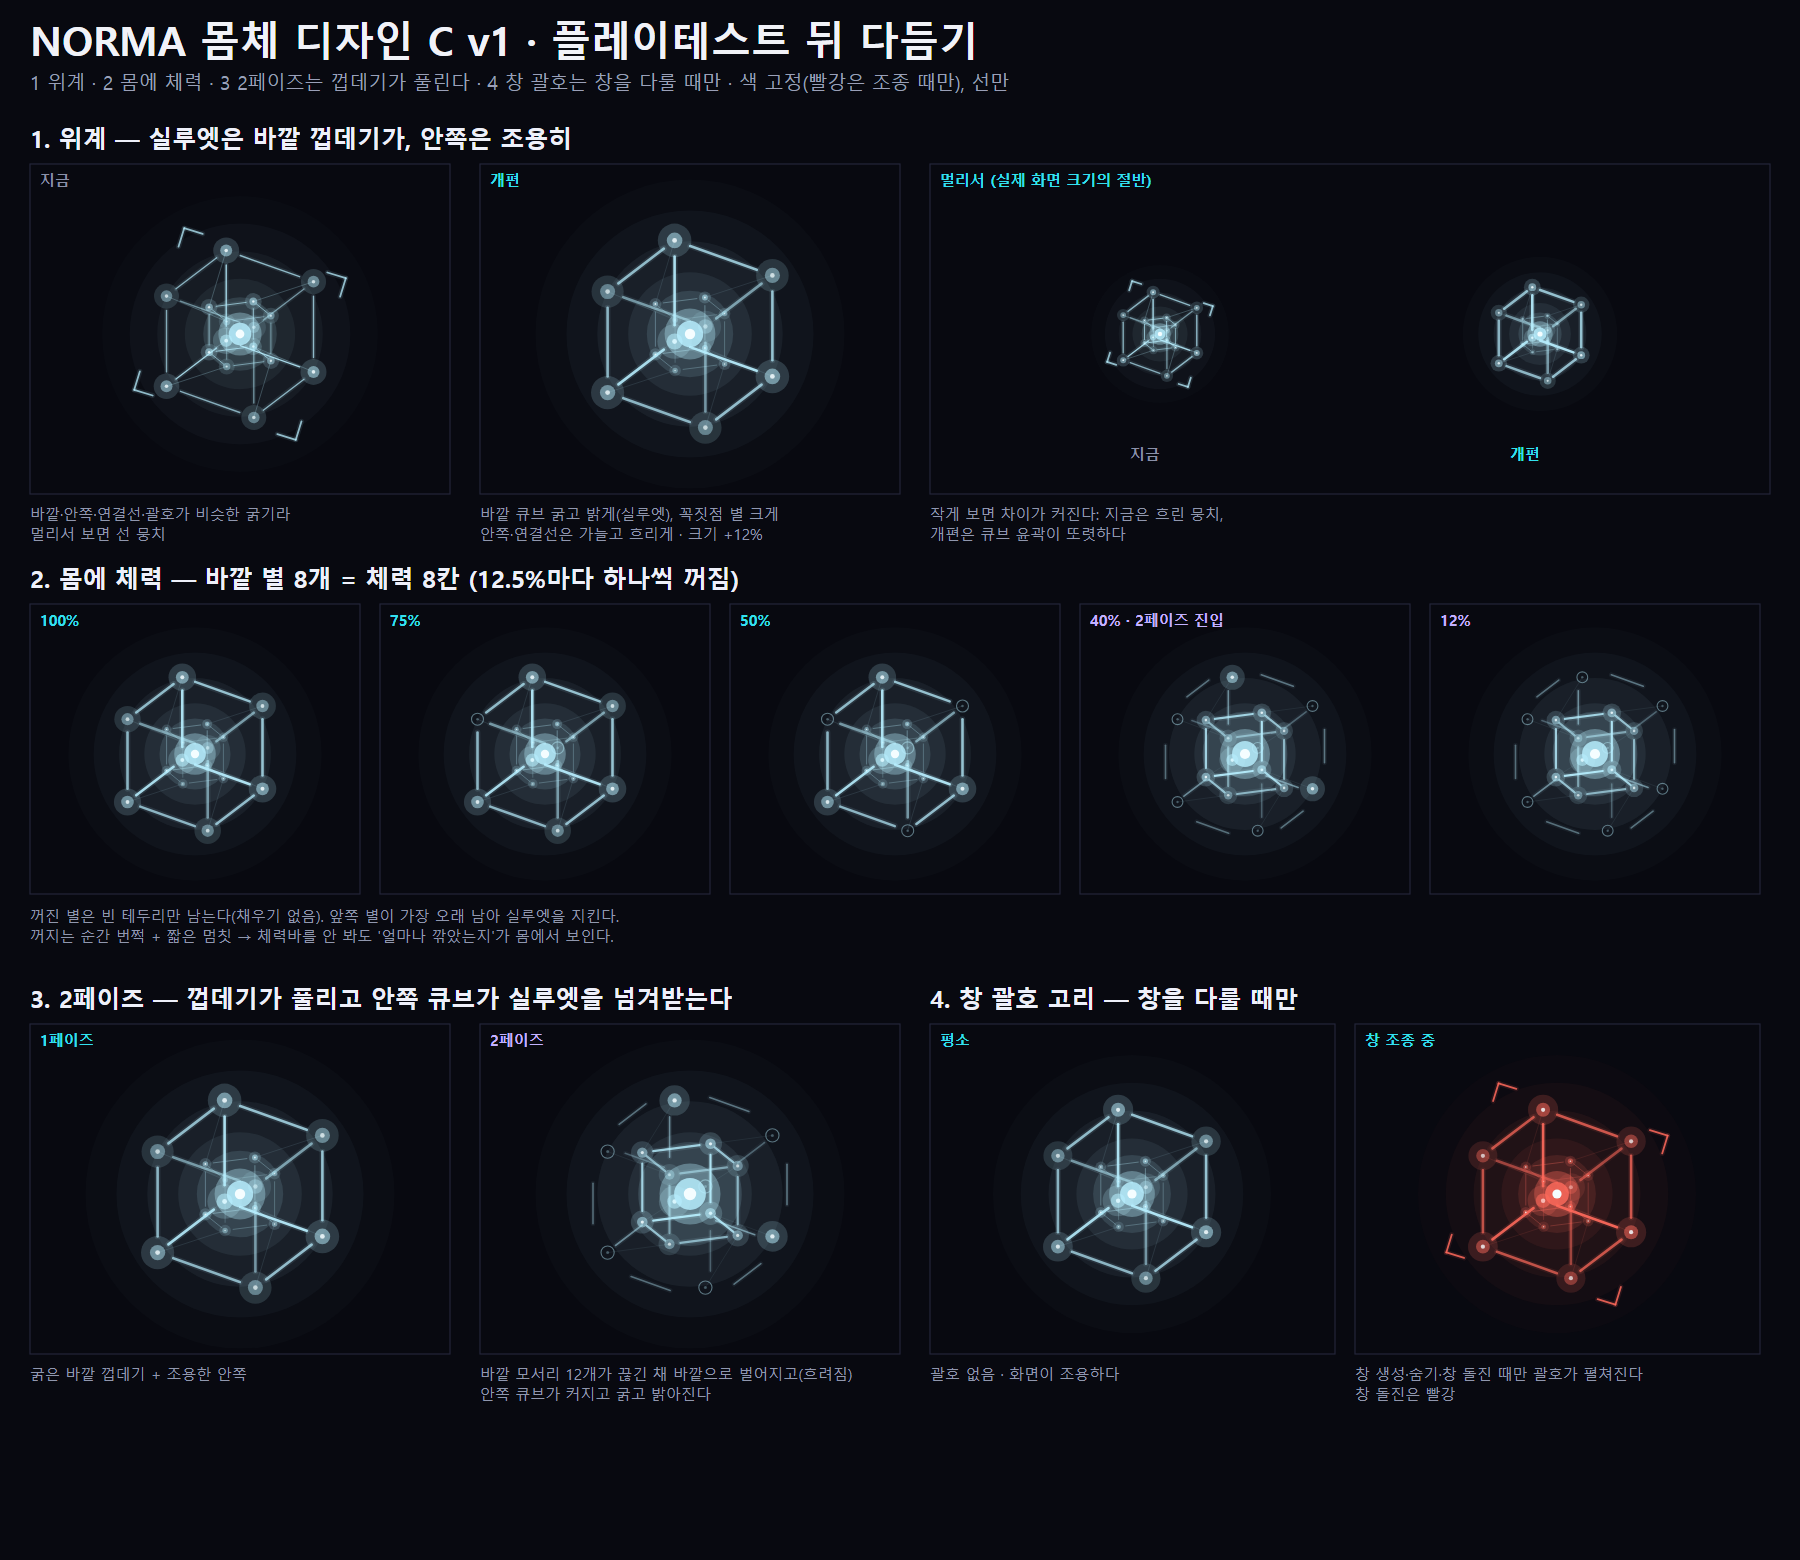

The script that saved this image:
"""NORMA body design C v1 (SVG): the tesseract after the playtest.

1 hierarchy (bold outer shell, quiet inner cube), 2 the eight outer stars as
health, 3 a phase 2 whose shell comes apart, 4 the pane-bracket ring only
while the boss handles panes. Drawn the way the mobs are drawn: thin lines
over a faint glow, edges split short of their stars, glow nodes and a core.
Lines only for faces; no dashed lines, plates or thorn spikes.
Usage: python Norma_Body_Design_C_v1.py <out_dir>
"""
import math, sys, os

OUT = sys.argv[1]
ICE = "#b8efff"
WHITE = "#f4fdff"
RED = "#ff6a5c"
BLUE = "#8fa2ff"

STYLE = """
.bg{fill:#080910}
.frame{fill:none;stroke:#23263a;stroke-width:1.2}
.t1{font:700 40px 'Malgun Gothic','Noto Sans CJK KR',sans-serif;fill:#f1f2f8}
.t2{font:19px 'Malgun Gothic','Noto Sans CJK KR',sans-serif;fill:#9aa0b8}
.h{font:700 24px 'Malgun Gothic','Noto Sans CJK KR',sans-serif;fill:#eef0fa}
.s{font:15px 'Malgun Gothic','Noto Sans CJK KR',sans-serif;fill:#9097ae}
.tag{font:700 15px 'Malgun Gothic','Noto Sans CJK KR',sans-serif;fill:#34e0f0}
.tagg{font:700 15px 'Malgun Gothic','Noto Sans CJK KR',sans-serif;fill:#8a90a8}
.tagv{font:700 15px 'Malgun Gothic','Noto Sans CJK KR',sans-serif;fill:#c3b2ff}
"""


class Svg:
    def __init__(self, w, h, title):
        self.w, self.h, self.title, self.o = w, h, title, []

    def seg(self, x1, y1, x2, y2, col, a=0.9, w=1.4, glow=True):
        if glow:
            self.o.append(f'<path d="M{x1:.1f} {y1:.1f} {x2:.1f} {y2:.1f}" stroke="{col}" stroke-opacity="{a * 0.14:.3f}" '
                          f'stroke-width="{w + 3.2:.1f}" stroke-linecap="round" fill="none"/>')
        self.o.append(f'<path d="M{x1:.1f} {y1:.1f} {x2:.1f} {y2:.1f}" stroke="{col}" stroke-opacity="{a:.3f}" '
                      f'stroke-width="{w:.1f}" stroke-linecap="round" fill="none"/>')

    def dot(self, x, y, r, col, a):
        self.o.append(f'<circle cx="{x:.1f}" cy="{y:.1f}" r="{r:.1f}" fill="{col}" fill-opacity="{a:.3f}"/>')

    def ring(self, x, y, r, col, a, w=1.2):
        self.o.append(f'<circle cx="{x:.1f}" cy="{y:.1f}" r="{r:.1f}" fill="none" stroke="{col}" '
                      f'stroke-opacity="{a:.3f}" stroke-width="{w:.1f}"/>')

    def node(self, x, y, r, col, a=1.0):
        self.dot(x, y, r * 1.55, col, a * 0.20)
        self.dot(x, y, r * 0.72, col, a * 0.58)
        self.dot(x, y, r * 0.22, WHITE, a * 0.95)

    def dark_node(self, x, y, r, col):
        """A spent star: just its outline and a faint point."""
        self.ring(x, y, r * 0.72, col, 0.45, 1.1)
        self.dot(x, y, r * 0.16, col, 0.30)

    def core(self, x, y, s, col, a=1.0):
        self.dot(x, y, s * 2.35, col, a * 0.12)
        self.dot(x, y, s * 1.38, col, a * 0.34)
        self.dot(x, y, s * 0.72, col, a * 0.82)
        self.dot(x, y, s * 0.28, WHITE, a)

    def field(self, x, y, r, col, a):
        for k, f in enumerate((1.0, 0.8, 0.6, 0.4)):
            self.dot(x, y, r * f, col, a * (0.25 + 0.25 * k))

    def rect(self, x, y, w, h):
        self.o.append(f'<rect class="frame" x="{x:.1f}" y="{y:.1f}" width="{w:.1f}" height="{h:.1f}"/>')

    def text(self, cls, x, y, s):
        s = s.replace("&", "&amp;").replace("<", "&lt;")
        self.o.append(f'<text class="{cls}" x="{x:.1f}" y="{y:.1f}">{s}</text>')

    def lines(self, cls, x, y, rows, gap=20):
        for i, r in enumerate(rows):
            self.text(cls, x, y + i * gap, r)

    def save(self, name):
        svg = (f'<svg xmlns="http://www.w3.org/2000/svg" viewBox="0 0 {self.w} {self.h}" '
               f'width="{self.w}" height="{self.h}"><title>{self.title}</title>'
               f'<defs><style>{STYLE}</style></defs>'
               f'<rect class="bg" width="{self.w}" height="{self.h}"/>\n' + "\n".join(self.o) + "\n</svg>")
        with open(os.path.join(OUT, name), "w", encoding="utf-8") as f:
            f.write(svg)


CUBE = [(-1, -1, -1), (1, -1, -1), (1, 1, -1), (-1, 1, -1), (-1, -1, 1), (1, -1, 1), (1, 1, 1), (-1, 1, 1)]
EDGES = [(0, 1), (1, 2), (2, 3), (3, 0), (4, 5), (5, 6), (6, 7), (7, 4), (0, 4), (1, 5), (2, 6), (3, 7)]


def project(x, y, r, yaw, pitch):
    out = []
    for px, py, pz in CUBE:
        c, s = math.cos(yaw), math.sin(yaw)
        x1, z1 = px * c + pz * s, -px * s + pz * c
        c, s = math.cos(pitch), math.sin(pitch)
        y2, z2 = py * c - z1 * s, py * s + z1 * c
        out.append((x + x1 * r, y + y2 * r, z2 / 1.732))
    return out


def edges(S, pts, col, alpha, w, gap=0.16, spread=0.0, cx=0.0, cy=0.0, glow=True):
    for i, j in EDGES:
        a, b = pts[i], pts[j]
        front = 0.5 + 0.25 * (a[2] + b[2])
        al = alpha * (0.45 + 0.55 * front)
        ax, ay = a[0] + (b[0] - a[0]) * gap, a[1] + (b[1] - a[1]) * gap
        bx, by = b[0] + (a[0] - b[0]) * gap, b[1] + (a[1] - b[1]) * gap
        if spread:
            mx, my = (ax + bx) / 2 - cx, (ay + by) / 2 - cy
            ln = max(1.0, math.hypot(mx, my))
            ax += mx / ln * spread; bx += mx / ln * spread
            ay += my / ln * spread; by += my / ln * spread
        S.seg(ax, ay, bx, by, col, al, w, glow)


def stars(S, pts, r, col, lit=8):
    order = sorted(range(8), key=lambda i: -pts[i][2])   # front stars stay lit longest
    keep = set(order[:lit])
    for i in sorted(range(8), key=lambda i: pts[i][2]):
        px, py, pz = pts[i]
        k = 0.6 + 0.4 * (pz + 1) / 2
        if i in keep:
            S.node(px, py, r * (0.85 + 0.25 * k), col, k)
        else:
            S.dark_node(px, py, r, col)


def brackets(S, x, y, r, phase, col, a, arm):
    for k in range(4):
        ang = phase + math.pi / 4 + k * math.pi / 2
        bx, by = x + math.cos(ang) * r, y + math.sin(ang) * r
        for da in (0.75 * math.pi, -0.75 * math.pi):
            S.seg(bx, by, bx + math.cos(ang + da) * arm, by + math.sin(ang + da) * arm, col, a, 1.8)


def norma_now(S, x, y, base):
    """The tesseract as it is in game now."""
    S.field(x, y, base * 3.0, ICE, 0.06)
    out = project(x, y, base * 1.15, 0.6, 0.55)
    inn = project(x, y, base * 1.15 * 0.45, -0.38, 0.33)
    for a, b in zip(out, inn):
        S.seg(a[0], a[1], b[0], b[1], ICE, 0.28, 0.9, False)
    edges(S, inn, ICE, 0.8, 1.0)
    edges(S, out, ICE, 0.95, 1.4)
    stars(S, inn, base * 0.11, ICE)
    stars(S, out, base * 0.17, ICE)
    S.core(x, y, base * 0.34, ICE)
    brackets(S, x, y, base * 2.6, 0.3, ICE, 0.75, base * 0.42)


def norma_new(S, x, y, base, lit=8, phase2=False, ring=False, red=False, yaw=0.6, pitch=0.55):
    """Design C: bold shell, quiet inner cube, health stars."""
    col = RED if red else ICE
    s = 1.12   # a little bigger
    S.field(x, y, base * 3.0 * s, col, 0.07)
    out = project(x, y, base * 1.15 * s, yaw, pitch)
    inn = project(x, y, base * 1.15 * s * (0.62 if phase2 else 0.45), -yaw * 1.3 + 0.4, pitch * 0.6)
    for a, b in zip(out, inn):
        S.seg(a[0], a[1], b[0], b[1], col, 0.16 if not phase2 else 0.10, 0.7, False)
    if phase2:
        # The inner cube takes over: bright and bold; the shell comes apart.
        edges(S, inn, col, 1.0, 2.2)
        edges(S, out, col, 0.55, 1.6, gap=0.30, spread=base * 0.32, cx=x, cy=y)
        stars(S, inn, base * 0.15, col)
        stars(S, out, base * 0.20, col, lit)
    else:
        edges(S, inn, col, 0.45, 0.9, glow=False)
        edges(S, out, col, 1.0, 2.6)
        stars(S, inn, base * 0.08, col)
        stars(S, out, base * 0.22, col, lit)
    S.core(x, y, base * (0.40 if not phase2 else 0.48), col)
    if ring:
        brackets(S, x, y, base * 2.7 * s, 0.3, col, 0.85, base * 0.45)


def board():
    W, H = 1800, 1560
    S = Svg(W, H, "NORMA 몸체 디자인 C v1")
    S.text("t1", 30, 56, "NORMA 몸체 디자인 C v1 · 플레이테스트 뒤 다듬기")
    S.text("t2", 30, 90, "1 위계 · 2 몸에 체력 · 3 2페이즈는 껍데기가 풀린다 · 4 창 괄호는 창을 다룰 때만 · 색 고정(빨강은 조종 때만), 선만")
    base = 46

    # ---- 1 hierarchy
    y = 120
    S.text("h", 30, y + 28, "1. 위계 — 실루엣은 바깥 껍데기가, 안쪽은 조용히")
    for i, (tag, cls, cap, fn) in enumerate([
            ("지금", "tagg", ["바깥·안쪽·연결선·괄호가 비슷한 굵기라", "멀리서 보면 선 뭉치"], norma_now),
            ("개편", "tag", ["바깥 큐브 굵고 밝게(실루엣), 꼭짓점 별 크게", "안쪽·연결선은 가늘고 흐리게 · 크기 +12%"],
             lambda S, x, y, b: norma_new(S, x, y, b))]):
        fx = 30 + i * 450
        S.rect(fx, y + 44, 420, 330)
        S.text(cls, fx + 10, y + 66, tag)
        S.lines("s", fx, y + 400, cap)
        fn(S, fx + 210, y + 44 + 170, base)
    # far-away read: small versions
    fx = 930
    S.rect(fx, y + 44, 840, 330)
    S.text("tag", fx + 10, y + 66, "멀리서 (실제 화면 크기의 절반)")
    S.lines("s", fx, y + 400, ["작게 보면 차이가 커진다: 지금은 흐린 뭉치,", "개편은 큐브 윤곽이 또렷하다"])
    norma_now(S, fx + 230, y + 44 + 170, base * 0.5)
    norma_new(S, fx + 610, y + 44 + 170, base * 0.5)
    S.text("tagg", fx + 200, y + 340, "지금")
    S.text("tag", fx + 580, y + 340, "개편")

    # ---- 2 health stars
    y = 560
    S.text("h", 30, y + 28, "2. 몸에 체력 — 바깥 별 8개 = 체력 8칸 (12.5%마다 하나씩 꺼짐)")
    for i, (lit, label) in enumerate([(8, "100%"), (6, "75%"), (4, "50%"), (3, "40% · 2페이즈 진입"), (1, "12%")]):
        fx = 30 + i * 350
        S.rect(fx, y + 44, 330, 290)
        S.text("tag" if i < 3 else "tagv", fx + 10, y + 66, label)
        norma_new(S, fx + 165, y + 44 + 150, base * 0.82, lit=lit, phase2=lit <= 3)
    S.lines("s", 30, y + 362, ["꺼진 별은 빈 테두리만 남는다(채우기 없음). 앞쪽 별이 가장 오래 남아 실루엣을 지킨다.",
                               "꺼지는 순간 번쩍 + 짧은 멈칫 → 체력바를 안 봐도 '얼마나 깎았는지'가 몸에서 보인다."])

    # ---- 3 phase 2
    y = 980
    S.text("h", 30, y + 28, "3. 2페이즈 — 껍데기가 풀리고 안쪽 큐브가 실루엣을 넘겨받는다")
    for i, (tag, cls, cap, p2) in enumerate([
            ("1페이즈", "tag", ["굵은 바깥 껍데기 + 조용한 안쪽"], False),
            ("2페이즈", "tagv", ["바깥 모서리 12개가 끊긴 채 바깥으로 벌어지고(흐려짐)", "안쪽 큐브가 커지고 굵고 밝아진다"], True)]):
        fx = 30 + i * 450
        S.rect(fx, y + 44, 420, 330)
        S.text(cls, fx + 10, y + 66, tag)
        S.lines("s", fx, y + 400, cap)
        norma_new(S, fx + 210, y + 44 + 170, base, lit=8 if not p2 else 3, phase2=p2)

    # ---- 4 bracket ring
    fx = 930
    S.text("h", fx, y + 28, "4. 창 괄호 고리 — 창을 다룰 때만")
    for i, (tag, cls, cap, ring, red) in enumerate([
            ("평소", "tag", ["괄호 없음 · 화면이 조용하다"], False, False),
            ("창 조종 중", "tag", ["창 생성·숨기·창 돌진 때만 괄호가 펼쳐진다", "창 돌진은 빨강"], True, True)]):
        gx = fx + i * 425
        S.rect(gx, y + 44, 405, 330)
        S.text(cls, gx + 10, y + 66, tag)
        S.lines("s", gx, y + 400, cap)
        norma_new(S, gx + 202, y + 44 + 170, base * 0.9, ring=ring, red=red)

    S.save("Norma_Body_Design_C_v1.svg")


board()
print("ok")
